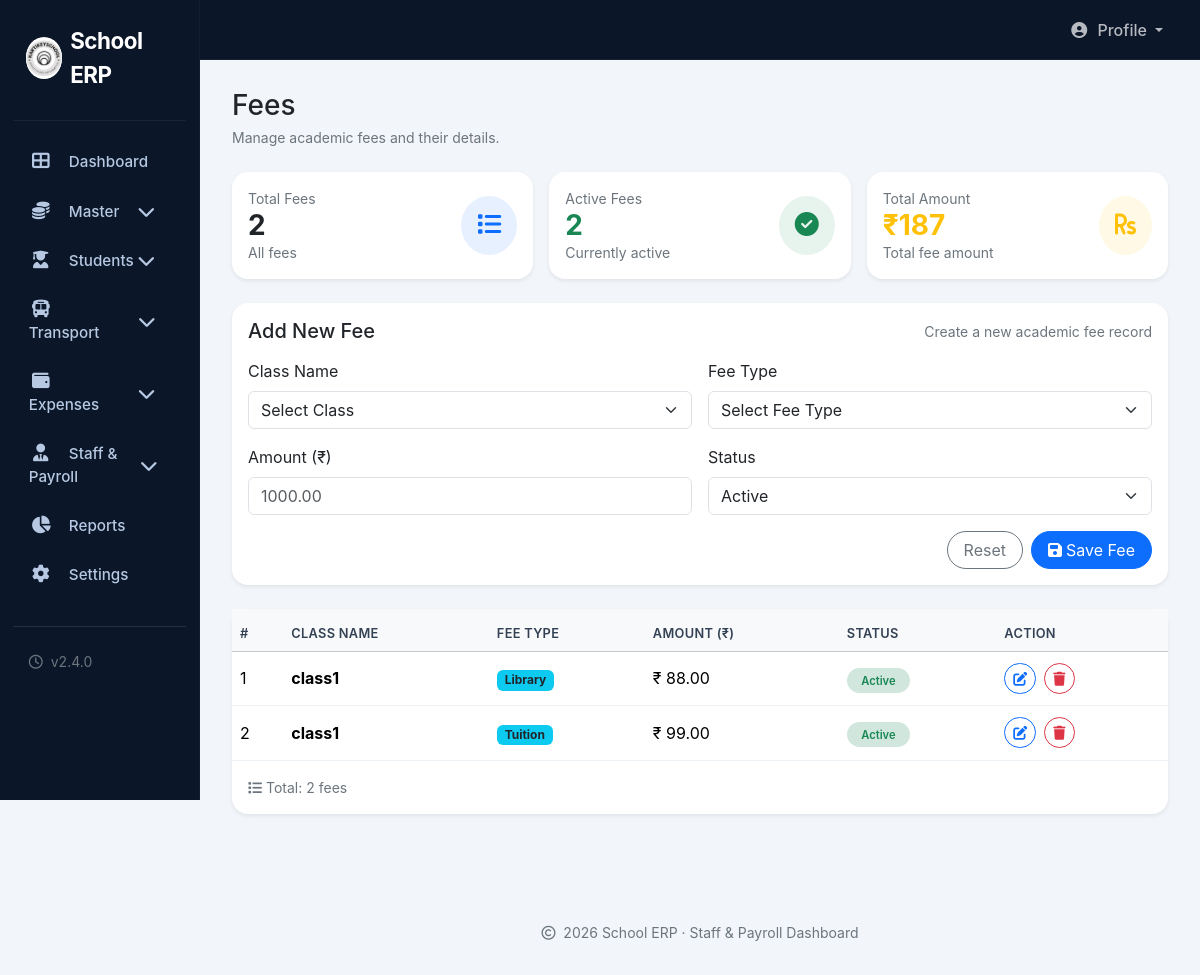
The page /admin/fees.php (signed in) on the database as committed earlier.
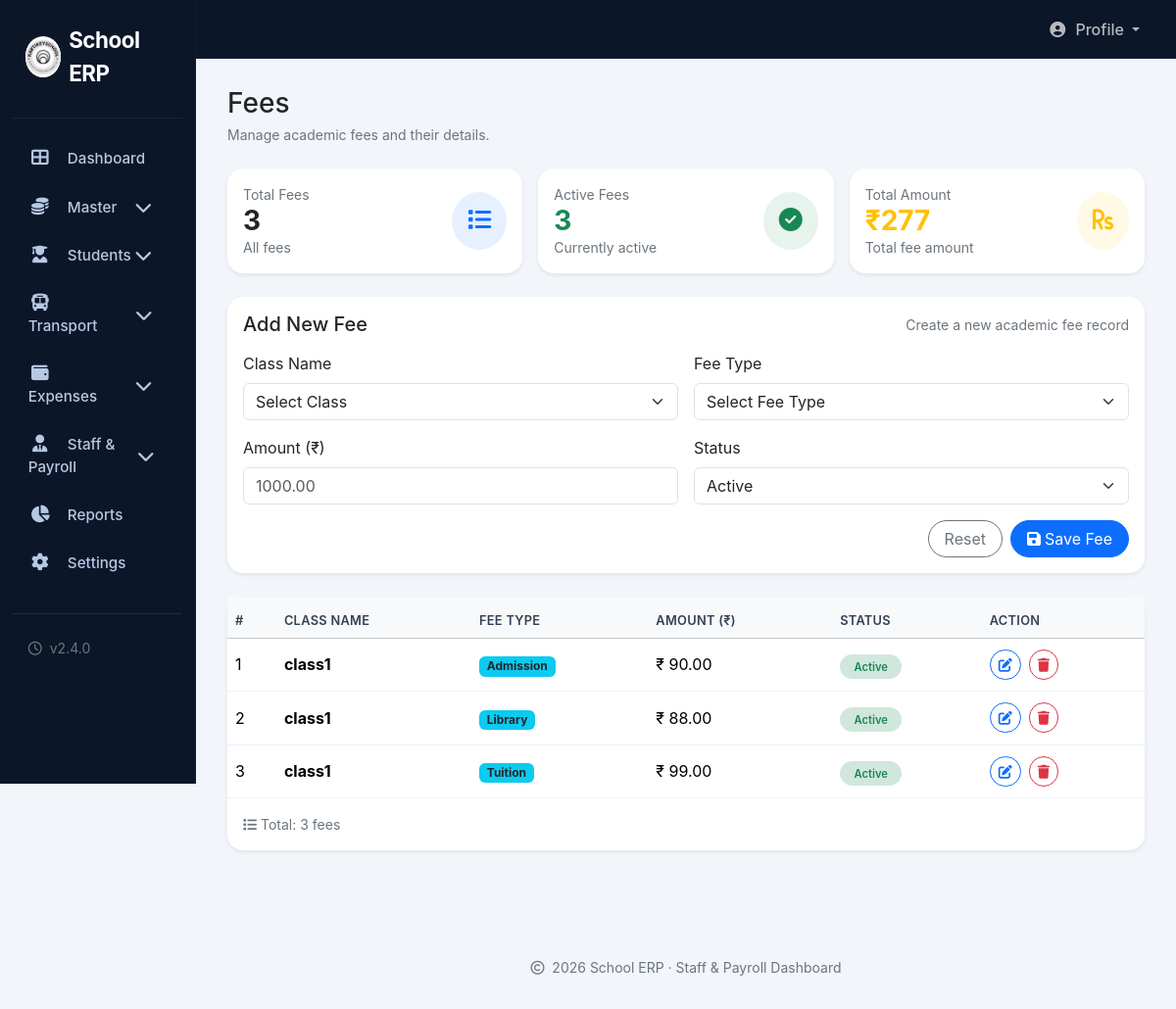
The same page on the database as committed later.
### tables this page shows
CREATE TABLE `fees` (
  `id` int(11) NOT NULL,
  `fee_name` varchar(100) NOT NULL,
  `class_id` int(11) DEFAULT NULL,
  `fee_type` varchar(50) DEFAULT NULL,
  `amount` decimal(10,2) NOT NULL,
  `status` enum('Active','Inactive') DEFAULT 'Active',
  `created_at` timestamp NOT NULL DEFAULT current_timestamp()
);

### admin/fees.php (the view, shortened to what the changed rows need)
<?php
include '../config/config.php';
include 'includes/header.php';
try {
    $stmt = $conn->query("SELECT * FROM fees ORDER BY id DESC");
    $fees = $stmt->fetchAll(PDO::FETCH_ASSOC);
} catch (Exception $e) {
    $fees = [];
    $error = 'Failed to load fees: ' . $e->getMessage();
}
$total_fees = count($fees);
$active_fees = count(array_filter($fees, fn($f) => $f['status'] == 'Active'));
$total_amount = array_sum(array_column($fees, 'amount'));
?>
<div class="main-content">
    <div class="row g-3 mb-4">
        <div class="col-md-4">
            <div class="card border-0 rounded-4 shadow-sm">
                <div class="card-body p-3">
                    <div class="d-flex justify-content-between align-items-center">
                        <div>
                            <div class="text-secondary small">Total Fees</div>
                            <h3 class="mb-0 fw-bold"><?= $total_fees ?></h3>
                            <div class="text-secondary small">All fees</div>
                        </div>
                    </div>
                </div>
            </div>
        </div>
        <div class="col-md-4">
            <div class="card border-0 rounded-4 shadow-sm">
                <div class="card-body p-3">
                    <div class="d-flex justify-content-between align-items-center">
                        <div>
                            <div class="text-secondary small">Active Fees</div>
                            <h3 class="mb-0 fw-bold text-success"><?= $active_fees ?></h3>
                            <div class="text-secondary small">Currently active</div>
                        </div>
                    </div>
                </div>
            </div>
        </div>
        <div class="col-md-4">
            <div class="card border-0 rounded-4 shadow-sm">
                <div class="card-body p-3">
                    <div class="d-flex justify-content-between align-items-center">
                        <div>
                            <div class="text-secondary small">Total Amount</div>
                            <h3 class="mb-0 fw-bold text-warning">₹<?= number_format($total_amount, 0) ?></h3>
                            <div class="text-secondary small">Total fee amount</div>
                        </div>
                    </div>
                </div>
            </div>
        </div>
    </div>
    <div class="card border-0 rounded-4 shadow-sm">
        <div class="card-body p-0">
            <div class="table-responsive">
                <table class="table table-custom align-middle mb-0">
                    <thead class="table-light">
                        <tr>
                            <th>#</th>
                            <th>Class Name</th>
                            <th>Fee Type</th>
                            <th>Amount (₹)</th>
                            <th>Status</th>
                            <th>Action</th>
                        </tr>
                    </thead>
                    <tbody>
                        <?php if (count($fees) > 0): ?>
                            <?php $i = 1; foreach ($fees as $fee): ?>
                                <tr>
                                    <td><?= $i++ ?></td>
                                    <td><strong><?= htmlspecialchars($fee['fee_name']) ?></strong></td>
                                    <td>
                                        <?php if ($fee['fee_type']): ?>
                                            <span class="badge bg-info text-dark"><?= htmlspecialchars($fee['fee_type']) ?></span>
                                        <?php else: ?>
                                            <span class="text-secondary small">—</span>
                                        <?php endif; ?>
                                    </td>
                                    <td>₹ <?= number_format($fee['amount'], 2) ?></td>
                                    <td>
                                        <?php if ($fee['status'] == 'Active'): ?>
                                            <span class="status-badge bg-success-subtle text-success">Active</span>
                                        <?php else: ?>
                                            <span class="status-badge bg-danger-subtle text-danger">Inactive</span>
                                        <?php endif; ?>
                                    </td>
                                    <td>
                                        <div class="d-flex gap-2">
                                            <a href="fees.php?edit_id=<?= $fee['id'] ?>" class="btn btn-sm btn-outline-primary rounded-pill" title="Edit">
                                                <i class="fas fa-edit"></i>
                                            </a>
                                            <form method="post" onsubmit="return confirm('Are you sure you want to delete this fee?')" style="display:inline;">
                                                <button type="submit" name="delete_fee" class="btn btn-sm btn-outline-danger rounded-pill" title="Delete">
                                                    <i class="fas fa-trash"></i>
                                                </button>
                                            </form>
                                        </div>
                                    </td>
                                </tr>
                            <?php endforeach; ?>
                        <?php endif; ?>
                    </tbody>
                </table>
            </div>
        </div>
        <?php if (count($fees) > 0): ?>
            <div class="card-footer bg-transparent border-top-0 p-3">
                <div class="text-secondary small">
                    <i class="fas fa-list me-1"></i>Total: <?= count($fees) ?> fees
                </div>
            </div>
        <?php endif; ?>
    </div>
</div>
<?php
include 'includes/footer.php';
?>

Rows that differ between the two databases and show on the page:
added fees: fee_name "class1", fee_type "Admission", amount "90.00", status "Active"
Other text that changed with them:
$total_fees: "2" → "3"
$active_fees: "2" → "3"
$total_amount: "187" → "277"
count($fees): "2" → "3"
